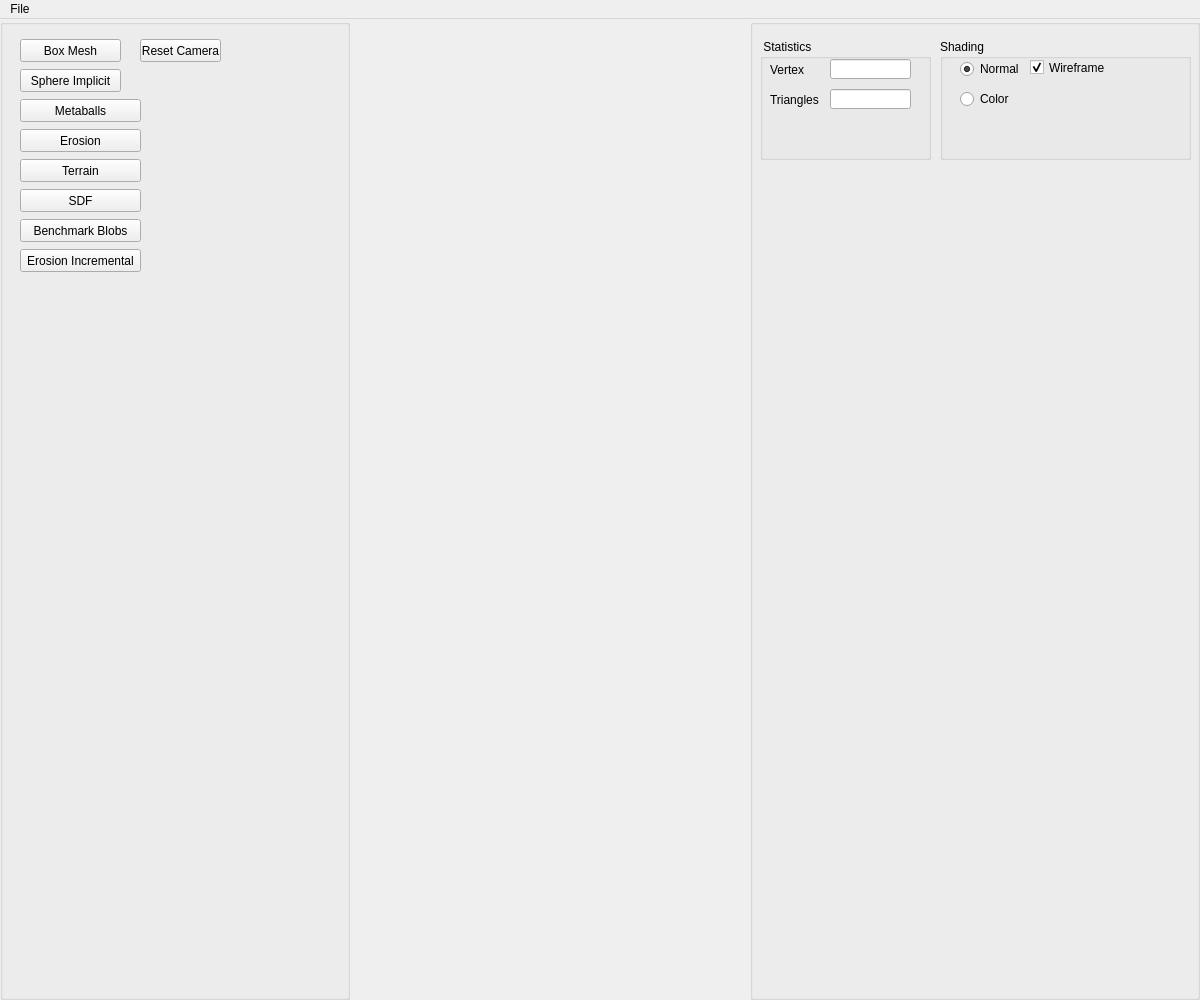
<?xml version="1.0" encoding="UTF-8"?>
<ui version="4.0">
 <class>Assets</class>
 <widget class="QMainWindow" name="Assets">
  <property name="geometry">
   <rect>
    <x>0</x>
    <y>0</y>
    <width>1200</width>
    <height>1000</height>
   </rect>
  </property>
  <property name="minimumSize">
   <size>
    <width>420</width>
    <height>300</height>
   </size>
  </property>
  <property name="windowTitle">
   <string>Implicit Terrain</string>
  </property>
  <widget class="QWidget" name="centralwidget">
   <layout class="QHBoxLayout">
    <property name="spacing">
     <number>0</number>
    </property>
    <property name="leftMargin">
     <number>0</number>
    </property>
    <property name="topMargin">
     <number>0</number>
    </property>
    <property name="rightMargin">
     <number>0</number>
    </property>
    <property name="bottomMargin">
     <number>0</number>
    </property>
    <item>
     <widget class="QGroupBox" name="Objects_groupBox">
      <property name="enabled">
       <bool>true</bool>
      </property>
      <property name="sizePolicy">
       <sizepolicy hsizetype="Fixed" vsizetype="Minimum">
        <horstretch>0</horstretch>
        <verstretch>0</verstretch>
       </sizepolicy>
      </property>
      <property name="minimumSize">
       <size>
        <width>350</width>
        <height>250</height>
       </size>
      </property>
      <property name="title">
       <string/>
      </property>
      <widget class="QPushButton" name="blobsImplicit">
        <property name="geometry">
        <rect>
        <x>20</x>
        <y>80</y>
        <width>121</width>
        <height>23</height>
        </rect>
        </property>
        <property name="text">
        <string>Metaballs</string>
        </property>
        </widget>

      <widget class="QPushButton" name="pushButtonErosion">
        <property name="geometry">
        <rect>
        <x>20</x>
        <y>110</y>
        <width>121</width>
        <height>23</height>
        </rect>
        </property>
        <property name="text">
        <string>Erosion</string>
        </property>
        </widget>

      <widget class="QPushButton" name="pushButtonTerrain">
        <property name="geometry">
        <rect>
        <x>20</x>
        <y>140</y>
        <width>121</width>
        <height>23</height>
        </rect>
        </property>
        <property name="text">
        <string>Terrain</string>
        </property>
        </widget>

      <widget class="QPushButton" name="pushButtonSDF">
        <property name="geometry">
        <rect>
        <x>20</x>
        <y>170</y>
        <width>121</width>
        <height>23</height>
        </rect>
        </property>
        <property name="text">
        <string>SDF</string>
        </property>
        </widget>

      <widget class="QPushButton" name="pushButtonBenchmark">
        <property name="geometry">
        <rect>
        <x>20</x>
        <y>200</y>
        <width>121</width>
        <height>23</height>
        </rect>
        </property>
        <property name="text">
        <string>Benchmark Blobs</string>
        </property>
        </widget>

      <widget class="QPushButton" name="pushButtonErosionIncremental">
        <property name="geometry">
        <rect>
        <x>20</x>
        <y>230</y>
        <width>121</width>
        <height>23</height>
        </rect>
        </property>
        <property name="text">
        <string>Erosion Incremental</string>
        </property>
        </widget>

      <widget class="QPushButton" name="boxMesh">
       <property name="geometry">
        <rect>
         <x>20</x>
         <y>20</y>
         <width>101</width>
         <height>23</height>
        </rect>
       </property>
       <property name="toolTip">
        <string>&lt;!DOCTYPE HTML PUBLIC &quot;-//W3C//DTD HTML 4.0//EN&quot; &quot;http://www.w3.org/TR/REC-html40/strict.dtd&quot;&gt;
&lt;html&gt;&lt;head&gt;&lt;meta name=&quot;qrichtext&quot; content=&quot;1&quot; /&gt;&lt;style type=&quot;text/css&quot;&gt;
p, li { white-space: pre-wrap; }
&lt;/style&gt;&lt;/head&gt;&lt;body style=&quot; font-family:'MS Shell Dlg 2'; font-size:8pt; font-weight:400; font-style:normal;&quot;&gt;
&lt;p style=&quot; margin-top:0px; margin-bottom:0px; margin-left:0px; margin-right:0px; -qt-block-indent:0; text-indent:0px;&quot;&gt;&lt;span style=&quot; color:#5500ff;&quot;&gt;Callback #01&lt;/span&gt;&lt;/p&gt;
&lt;p style=&quot; margin-top:0px; margin-bottom:0px; margin-left:0px; margin-right:0px; -qt-block-indent:0; text-indent:0px;&quot;&gt;&lt;span style=&quot; font-style:italic; color:#aa00ff;&quot;&gt;Create Eurographics 1996 Bear&lt;/span&gt;&lt;/p&gt;&lt;/body&gt;&lt;/html&gt;</string>
       </property>
       <property name="text">
        <string>Box Mesh</string>
       </property>
       <property name="checkable">
        <bool>false</bool>
       </property>
      </widget>
      <widget class="QPushButton" name="resetcameraButton">
       <property name="geometry">
        <rect>
         <x>140</x>
         <y>20</y>
         <width>81</width>
         <height>23</height>
        </rect>
       </property>
       <property name="toolTip">
        <string>&lt;html&gt;&lt;head/&gt;&lt;body&gt;&lt;p&gt;&lt;span style=&quot; color:#5500ff;&quot;&gt;Callback #03&lt;/span&gt;&lt;/p&gt;&lt;p&gt;&lt;span style=&quot; font-style:italic; color:#aa00ff;&quot;&gt;Create Eurographics 1996 Bird&lt;/span&gt;&lt;/p&gt;&lt;/body&gt;&lt;/html&gt;</string>
       </property>
       <property name="text">
        <string>Reset Camera</string>
       </property>
       <property name="checkable">
        <bool>true</bool>
       </property>
       <property name="autoDefault">
        <bool>false</bool>
       </property>
       <property name="default">
        <bool>false</bool>
       </property>
       <property name="flat">
        <bool>false</bool>
       </property>
      </widget>
      <widget class="QPushButton" name="sphereImplicit">
       <property name="geometry">
        <rect>
         <x>20</x>
         <y>50</y>
         <width>101</width>
         <height>23</height>
        </rect>
       </property>
       <property name="toolTip">
        <string>&lt;!DOCTYPE HTML PUBLIC &quot;-//W3C//DTD HTML 4.0//EN&quot; &quot;http://www.w3.org/TR/REC-html40/strict.dtd&quot;&gt;
&lt;html&gt;&lt;head&gt;&lt;meta name=&quot;qrichtext&quot; content=&quot;1&quot; /&gt;&lt;style type=&quot;text/css&quot;&gt;
p, li { white-space: pre-wrap; }
&lt;/style&gt;&lt;/head&gt;&lt;body style=&quot; font-family:'MS Shell Dlg 2'; font-size:8pt; font-weight:400; font-style:normal;&quot;&gt;
&lt;p style=&quot; margin-top:0px; margin-bottom:0px; margin-left:0px; margin-right:0px; -qt-block-indent:0; text-indent:0px;&quot;&gt;&lt;span style=&quot; color:#5500ff;&quot;&gt;Callback #01&lt;/span&gt;&lt;/p&gt;
&lt;p style=&quot; margin-top:0px; margin-bottom:0px; margin-left:0px; margin-right:0px; -qt-block-indent:0; text-indent:0px;&quot;&gt;&lt;span style=&quot; font-style:italic; color:#aa00ff;&quot;&gt;Create Eurographics 1996 Bear&lt;/span&gt;&lt;/p&gt;&lt;/body&gt;&lt;/html&gt;</string>
       </property>
       <property name="text">
        <string>Sphere Implicit</string>
       </property>
       <property name="checkable">
        <bool>false</bool>
       </property>
      </widget>
     </widget>
    </item>
    <item>
     <widget class="QWidget" name="widget_GL" native="true"/>
    </item>
    <item>
     <widget class="QGroupBox" name="Parameters_groupBox">
      <property name="sizePolicy">
       <sizepolicy hsizetype="Maximum" vsizetype="Minimum">
        <horstretch>0</horstretch>
        <verstretch>0</verstretch>
       </sizepolicy>
      </property>
      <property name="minimumSize">
       <size>
        <width>450</width>
        <height>141</height>
       </size>
      </property>
      <property name="title">
       <string/>
      </property>
      <widget class="QGroupBox" name="groupBox_4">
       <property name="geometry">
        <rect>
         <x>10</x>
         <y>20</y>
         <width>171</width>
         <height>121</height>
        </rect>
       </property>
       <property name="title">
        <string> Statistics</string>
       </property>
       <widget class="QLabel" name="label_2">
        <property name="geometry">
         <rect>
          <x>10</x>
          <y>20</y>
          <width>61</width>
          <height>21</height>
         </rect>
        </property>
        <property name="text">
         <string>Vertex</string>
        </property>
       </widget>
       <widget class="QLineEdit" name="lineEdit_2">
        <property name="geometry">
         <rect>
          <x>70</x>
          <y>50</y>
          <width>81</width>
          <height>20</height>
         </rect>
        </property>
        <property name="alignment">
         <set>Qt::AlignRight|Qt::AlignTrailing|Qt::AlignVCenter</set>
        </property>
       </widget>
       <widget class="QLabel" name="label_3">
        <property name="geometry">
         <rect>
          <x>10</x>
          <y>50</y>
          <width>61</width>
          <height>21</height>
         </rect>
        </property>
        <property name="text">
         <string>Triangles</string>
        </property>
       </widget>
       <widget class="QLineEdit" name="lineEdit">
        <property name="geometry">
         <rect>
          <x>70</x>
          <y>20</y>
          <width>81</width>
          <height>20</height>
         </rect>
        </property>
        <property name="text">
         <string/>
        </property>
        <property name="alignment">
         <set>Qt::AlignRight|Qt::AlignTrailing|Qt::AlignVCenter</set>
        </property>
       </widget>
      </widget>
      <widget class="QGroupBox" name="groupBox_13">
       <property name="geometry">
        <rect>
         <x>190</x>
         <y>20</y>
         <width>251</width>
         <height>121</height>
        </rect>
       </property>
       <property name="title">
        <string>Shading</string>
       </property>
       <widget class="QRadioButton" name="radioShadingButton_1">
        <property name="geometry">
         <rect>
          <x>20</x>
          <y>20</y>
          <width>61</width>
          <height>20</height>
         </rect>
        </property>
        <property name="text">
         <string>Normal</string>
        </property>
        <property name="checked">
         <bool>true</bool>
        </property>
       </widget>
       <widget class="QCheckBox" name="wireframe">
        <property name="geometry">
         <rect>
          <x>90</x>
          <y>20</y>
          <width>81</width>
          <height>17</height>
         </rect>
        </property>
        <property name="text">
         <string>Wireframe</string>
        </property>
        <property name="checked">
         <bool>true</bool>
        </property>
       </widget>
       <widget class="QRadioButton" name="radioShadingButton_2">
        <property name="geometry">
         <rect>
          <x>20</x>
          <y>50</y>
          <width>61</width>
          <height>20</height>
         </rect>
        </property>
        <property name="text">
         <string>Color</string>
        </property>
        <property name="checked">
         <bool>false</bool>
        </property>
       </widget>
      </widget>
     </widget>
    </item>
   </layout>
  </widget>
  <widget class="QMenuBar" name="menubar">
   <property name="geometry">
    <rect>
     <x>0</x>
     <y>0</y>
     <width>1200</width>
     <height>22</height>
    </rect>
   </property>
   <widget class="QMenu" name="menuFile">
    <property name="title">
     <string>File</string>
    </property>
   </widget>
   <addaction name="menuFile"/>
  </widget>
  <action name="actionExit">
   <property name="text">
    <string>Exit</string>
   </property>
   <property name="shortcut">
    <string>Esc</string>
   </property>
  </action>
  <action name="actionNew_Scene">
   <property name="text">
    <string>New Scene</string>
   </property>
  </action>
  <action name="actionExport_obj">
   <property name="text">
    <string>OBJ File (.obj)</string>
   </property>
  </action>
  <action name="actionExport_ma">
   <property name="text">
    <string>Maya File (.ma)</string>
   </property>
  </action>
  <action name="actionLoad_ma">
   <property name="text">
    <string>Load</string>
   </property>
  </action>
  <action name="actionGL">
   <property name="text">
    <string>GL</string>
   </property>
  </action>
  <action name="actionVectorized">
   <property name="text">
    <string>Vectorized</string>
   </property>
  </action>
  <action name="actionExport_svg">
   <property name="text">
    <string>SVG File (.svg)</string>
   </property>
  </action>
  <action name="actionSphere_Tracing_png">
   <property name="text">
    <string>Sphere Tracing (.png)</string>
   </property>
  </action>
 </widget>
 <resources/>
 <connections/>
</ui>
